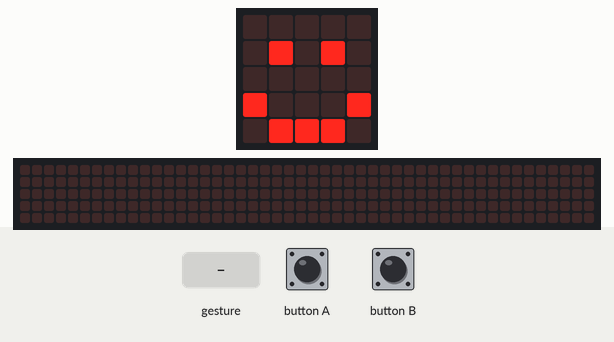
Bench run of a program on a simulated BBC micro:bit (MakeCode). Shown: the board's 5×5 LED display, a strip that is not on the board, showing the scrolling text unrolled. Inputs (shaded band) come from the test bench. Random numbers come from a fixed seed; a tilt is held for 1.5 s and a shake lasts 1 s, then the board lies face up again; the 48×5 strip is a reading aid, not a part: it shows the text the display is scrolling, unrolled, one strip-width of it at a time.

Above: at 1.8 s.
1.9 s: gesture 'shake'
At 2.17 s:
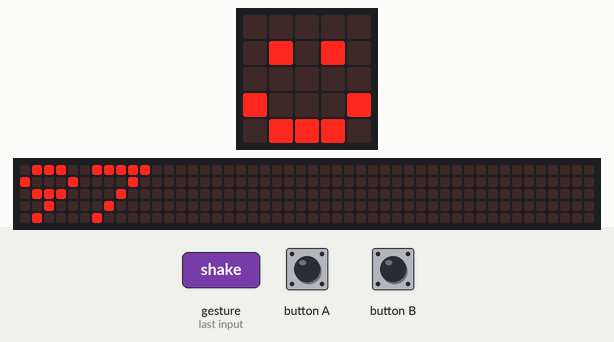
4.0 s: button A pressed for 0.15 s
4.7 s: gesture 'shake'
At 6.97 s:
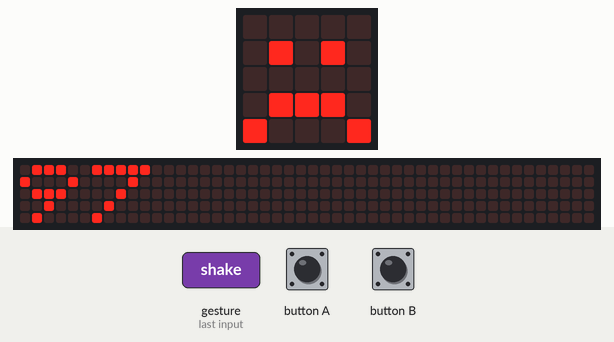
13.7 s: button B pressed for 0.15 s
At 16.2 s:
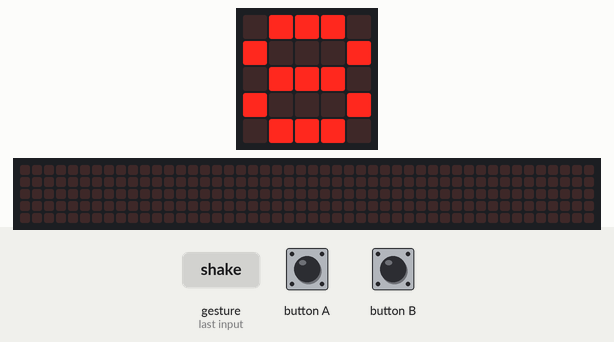
Timing chart, 0 to 17.4 s (numbered marks = the images above; inputs shaded):
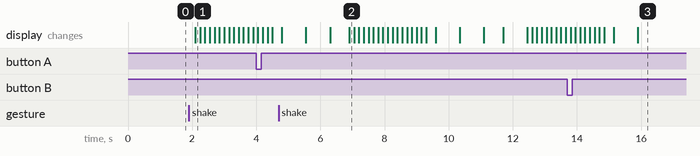

Measured:
- after the input at 1.9 s, the display: changes after 0.20 s (image 1)

The program:

main.ts
```typescript
// (licence header left out)
// setup
basic.clearScreen()
basic.showIcon(IconNames.Happy)

// variable
let number1: number = randint(0, 99)
let number2: number = randint(0, 99)

// random number from 0 to 99
number1 = randint(0, 99)
number2 = randint(0, 99)

// show number1
input.onButtonPressed(Button.A, function () {
  basic.showString('#')
  basic.showNumber(number1)
})

// show number2
input.onButtonPressed(Button.B, function () {
  basic.showString('#')
  basic.showNumber(number2)
})

// on Gesture show number1 < number 2
input.onGesture(Gesture.Shake, function () {
  if (number1 < number2) {
    basic.showNumber(number1)
    basic.showString('<')
    basic.showNumber(number2)
    basic.showIcon(IconNames.Happy)

  // on Gesture show number1 > number 2
  } else {
    basic.showNumber(number1)
    basic.showString('>')
    basic.showNumber(number2)
    basic.showIcon(IconNames.Sad)
  }
})
```
